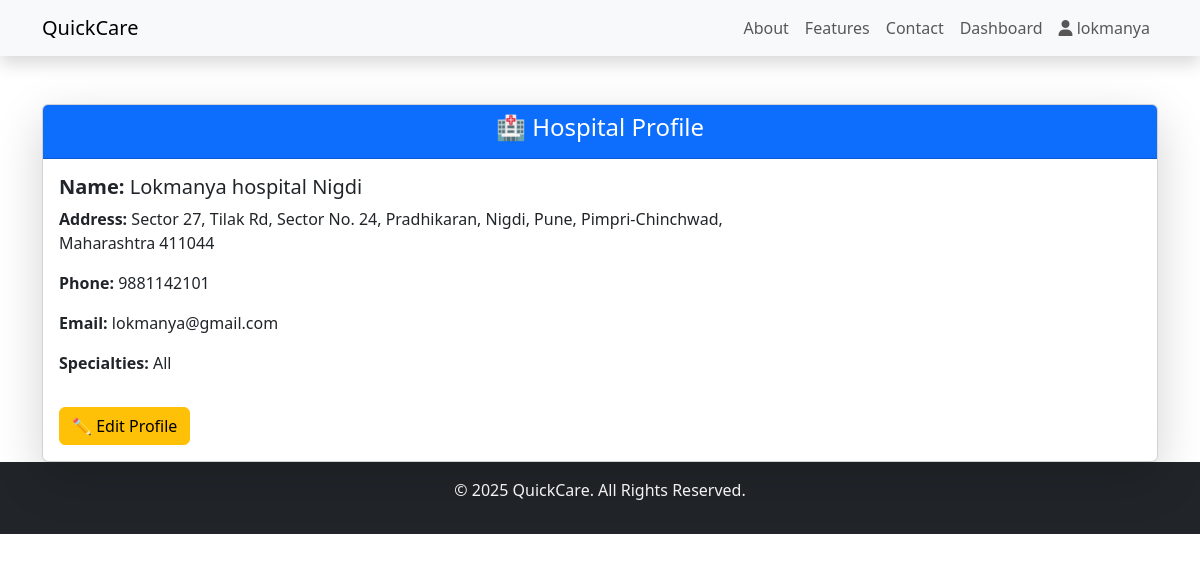
/hospitals/profile/ (signed in), run on the app's committed database.
### accounts/models.py (models this page shows, shortened)
class CustomUser(AbstractUser):
    user_type=models.CharField(max_length=50)
    groups = models.ManyToManyField(Group, related_name="customuser_groups", blank=True)
    user_permissions = models.ManyToManyField(Permission, related_name="customuser_permissions", blank=True)

class HospitalProfile(models.Model):
    user = models.OneToOneField(CustomUser, on_delete=models.CASCADE, related_name="hospital_profile")
    hospital_name = models.CharField(max_length=255)
    registration_number = models.CharField(max_length=100, unique=True)
    phone_number = models.CharField(max_length=15, blank=True, null=True)
    address = models.TextField()
    city = models.CharField(max_length=100)
    state = models.CharField(max_length=100)
    zip_code = models.CharField(max_length=10)
    specialization = models.TextField(blank=True, null=True)  # Special services provided
    emergency_services = models.BooleanField(default=False)  # True if hospital has emergency care

### hospitals/views.py (the view)
# urls.py: path("profile/",hospital_profile,name="hospital_profile")
@login_required
def hospital_profile(request):
    hospital = HospitalProfile.objects.get(user=request.user)
    return render(request,"hospitals/hospital_profile.html",{"hospital":hospital})

### hospitals/templates/hospitals/hospital_profile.html (shortened to what this page needs)
{% extends "home/base.html" %}
{% block content %}
<div class="container mt-5">
    <div class="card shadow-lg">
        <div class="card-header bg-primary text-white">
            <h4 class="text-center">🏥 Hospital Profile</h4>
        </div>
        <div class="card-body">
            <div class="row">
                <div class="col-md-8">
                    <h5><strong>Name:</strong> {{ hospital.hospital_name }}</h5>
                    <p><strong>Address:</strong> {{ hospital.address }}</p>
                    <p><strong>Phone:</strong> {{ hospital.phone_number }}</p>
                    <p><strong>Email:</strong> {{ user.email }}</p>
                    <p><strong>Specialties:</strong> {{ hospital.specialization }}</p>
                    <a href="{% url 'complete_hospital_profile' %}" class="btn btn-warning mt-3">✏️ Edit Profile</a>
                </div>
                </div>
            </div>
        </div>
    </div>
{% endblock %}

### home/templates/home/base.html (shortened to what this page needs)
<!DOCTYPE html>
<html lang="en">
  <head>
    <link rel="stylesheet" href="https://cdn.jsdelivr.net/npm/bootstrap@5.3.0/dist/css/bootstrap.min.css" />
    <link rel="stylesheet" href="https://cdnjs.cloudflare.com/ajax/libs/font-awesome/6.4.2/css/all.min.css" />
  </head>
  <body>
    <nav class="navbar navbar-expand-lg navbar-light bg-light shadow position-sticky top-0 z-3">
      <div class="container">
        <a class="navbar-brand" href="{% url 'home' %}">QuickCare</a>
        <div class="collapse navbar-collapse" id="navbarNav">
          <ul class="navbar-nav ms-auto">
            <li class="nav-item">
              <a class="nav-link" href="#about">About</a>
            </li>
            <li class="nav-item">
              <a class="nav-link" href="#features">Features</a>
            </li>
            <li class="nav-item">
              <a class="nav-link" href="#contact">Contact</a>
            </li>
            {% if user.is_authenticated %}
            <li class="nav-item">
              {% if user.user_type == "Patient" %}
                <a href="{% url 'patient_dashboard' %}" class="nav-link">Dashboard</a>
              {% elif user.user_type == "Hospital" %}
                <a href="{% url 'hospital_dashboard' %}" class="nav-link">Dashboard</a>
              {% endif %}
            </li>
            <li class="nav-item">
              {% if user.user_type == "Patient" %}
              <a href="{% url 'patient_profile' %}" class="nav-link"><i class="fa-solid fa-user"></i> {{ user.username }}</a>
              {% elif user.user_type == "Hospital" %}
              <a href="{% url 'hospital_profile' %}" class="nav-link"><i class="fa-solid fa-user"></i> {{ user.username }}</a>
              {% endif %}
            </li>
            {% else %}
            <li class="nav-item">
              <a href="{% url 'login' %}" class="btn btn-primary">Login</a>
            </li>
            {% endif %}
          </ul>
        </div>
      </div>
    </nav>
    {% block content %} {% endblock %}
    <footer class="bg-dark text-white text-center py-3">
      <p>&copy; 2025 QuickCare. All Rights Reserved.</p>
    </footer>
  </body>
</html>

### data on the page
CustomUser: username "lokmanya", email "lokmanya@gmail.com"
HospitalProfile: hospital_name "Lokmanya hospital Nigdi", address "Sector 27, Tilak Rd, Sector No. 24, Pradhikaran, Nigdi, Pune, Pimpri-Chinchwad, Maharashtra 411044", phone_number "9881142101", specialization "All"
